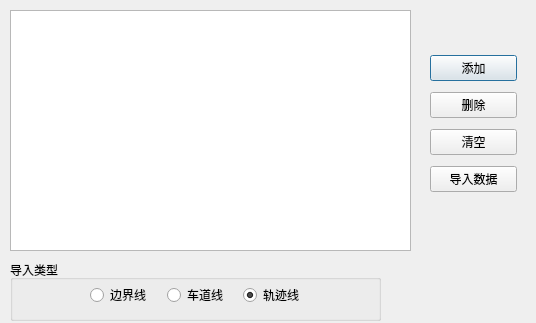
<?xml version="1.0" encoding="UTF-8"?>
<ui version="4.0">
 <class>ImportGPSDialog</class>
 <widget class="QDialog" name="ImportGPSDialog">
  <property name="geometry">
   <rect>
    <x>0</x>
    <y>0</y>
    <width>536</width>
    <height>323</height>
   </rect>
  </property>
  <property name="windowTitle">
   <string>导入GPS轨迹</string>
  </property>
  <widget class="QTableView" name="tableView">
   <property name="geometry">
    <rect>
     <x>10</x>
     <y>10</y>
     <width>401</width>
     <height>241</height>
    </rect>
   </property>
  </widget>
  <widget class="QGroupBox" name="groupBox">
   <property name="geometry">
    <rect>
     <x>10</x>
     <y>260</y>
     <width>371</width>
     <height>61</height>
    </rect>
   </property>
   <property name="title">
    <string>导入类型</string>
   </property>
   <widget class="QWidget" name="layoutWidget">
    <property name="geometry">
     <rect>
      <x>80</x>
      <y>20</y>
      <width>224</width>
      <height>31</height>
     </rect>
    </property>
    <layout class="QHBoxLayout" name="horizontalLayout">
     <item>
      <widget class="QRadioButton" name="radioButton">
       <property name="text">
        <string>边界线</string>
       </property>
      </widget>
     </item>
     <item>
      <widget class="QRadioButton" name="radioButton_2">
       <property name="text">
        <string>车道线</string>
       </property>
      </widget>
     </item>
     <item>
      <widget class="QRadioButton" name="radioButton_3">
       <property name="text">
        <string>轨迹线</string>
       </property>
       <property name="checked">
        <bool>true</bool>
       </property>
      </widget>
     </item>
    </layout>
   </widget>
  </widget>
  <widget class="QWidget" name="layoutWidget">
   <property name="geometry">
    <rect>
     <x>430</x>
     <y>50</y>
     <width>87</width>
     <height>148</height>
    </rect>
   </property>
   <layout class="QVBoxLayout" name="verticalLayout">
    <item>
     <widget class="QPushButton" name="add_btn">
      <property name="text">
       <string>添加</string>
      </property>
     </widget>
    </item>
    <item>
     <widget class="QPushButton" name="delete_btn">
      <property name="text">
       <string>删除</string>
      </property>
     </widget>
    </item>
    <item>
     <widget class="QPushButton" name="clear_btn">
      <property name="text">
       <string>清空</string>
      </property>
     </widget>
    </item>
    <item>
     <widget class="QPushButton" name="import_btn">
      <property name="text">
       <string>导入数据</string>
      </property>
     </widget>
    </item>
   </layout>
  </widget>
 </widget>
 <resources/>
 <connections/>
</ui>
